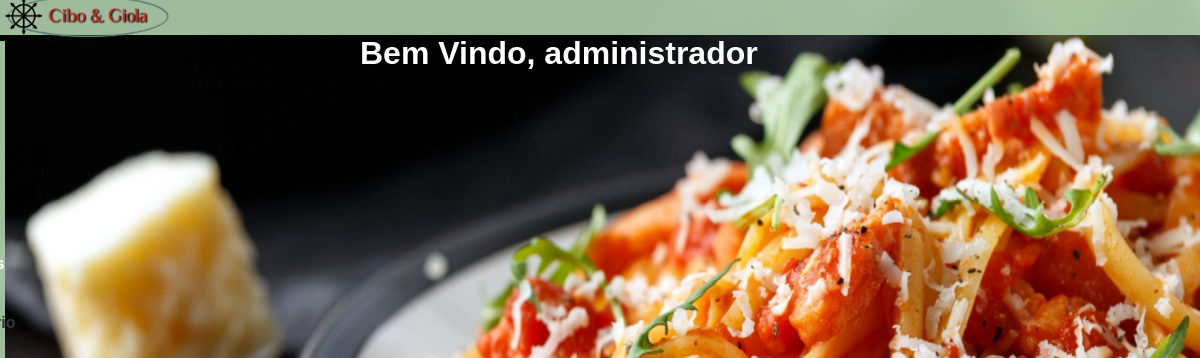
The page /CiboGiola/pages/intranetFunc.php (signed in) on the database as committed earlier.
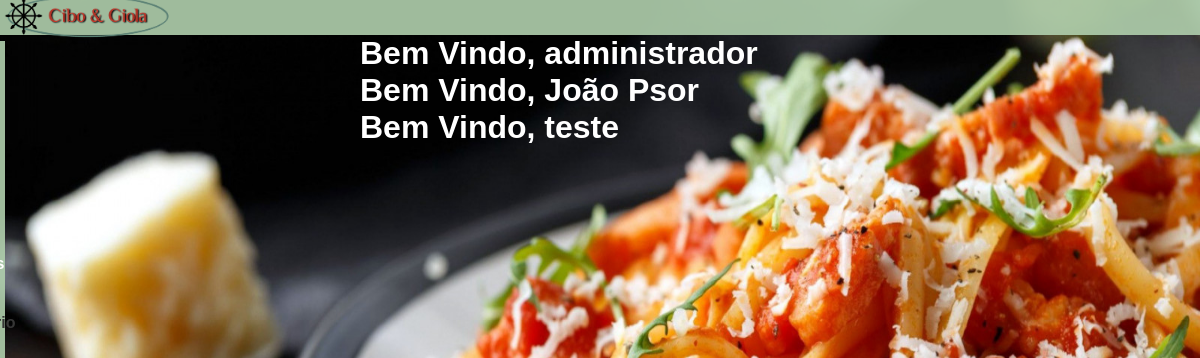
The same page on the database as committed later.
### tables this page shows
CREATE TABLE IF NOT EXISTS `tb_funcionarios` (
  `cod_func` int(11) NOT NULL AUTO_INCREMENT,
  `nome` varchar(50) NOT NULL,
  `sexo` varchar(10) NOT NULL,
  `data` varchar(10) NOT NULL,
  `celular` varchar(15) NOT NULL,
  `email` varchar(50) NOT NULL,
  `senha` varchar(150) NOT NULL,
  `funcao` varchar(30) NOT NULL,
  PRIMARY KEY (`cod_func`)
);

### CiboGiola/pages/intranetFunc.php (the view, shortened to what this page needs)
<!DOCTYPE html>
<html lang="pt-br">
<head>
    <link rel="stylesheet" href="..\style\styleIntranet.css">
</head>
<body>
<?php include('barraLateral.php') ?>
<?php
require('connect.php');
$funcionario = mysqli_query($con, "Select * from `tb_funcionarios`");
while($funcionarios = mysqli_fetch_array($funcionario)){
echo "<div class=bemvindo>";
echo "<h1>Bem Vindo, $funcionarios[nome] </h1>";
echo "</div>";
}
?>
</body>
</html>

Rows that differ between the two databases and show on the page:
added tb_funcionarios: nome "João Psor"
added tb_funcionarios: nome "teste"
